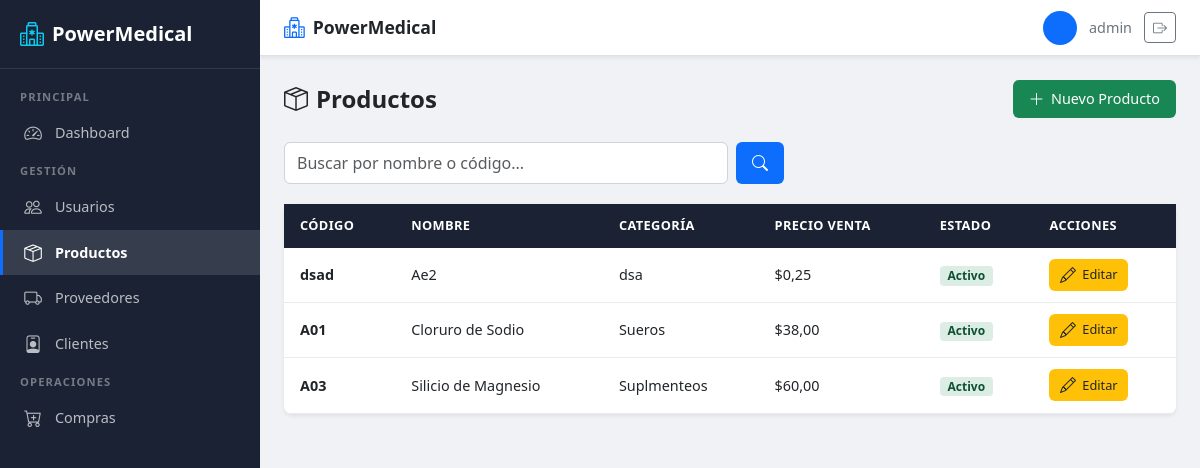
Page /usuarios/productos/lista/ (signed in) on the committed database.
### usuarios/models.py (models this page shows, shortened)
class Usuario(AbstractUser):
    ROLES = [
        ('ADMIN', 'Administrador'),
        ('BODEGA', 'Bodeguero'),
        ('VENDEDOR', 'Vendedor'),
    ]
    rol = models.CharField(
        max_length=15,
        choices=ROLES,
        default='VENDEDOR'
    )

class Producto(models.Model):
    ESTADOS = [
        ('ACTIVO', 'Activo'),
        ('INACTIVO', 'Inactivo'),
    ]
    codigo = models.CharField(max_length=30, unique=True)
    nombre = models.CharField(max_length=150)
    descripcion = models.TextField(blank=True)
    categoria = models.CharField(max_length=100)
    laboratorio = models.CharField(max_length=100)
    unidad_medida = models.CharField(max_length=50)
    temperatura = models.DecimalField(
        max_digits=5,
        decimal_places=2,
        help_text="Temperatura de almacenamiento en °C"
    )
    precio_compra = models.DecimalField(max_digits=10, decimal_places=2)
    precio_venta = models.DecimalField(max_digits=10, decimal_places=2)
    iva = models.DecimalField(max_digits=5, decimal_places=2)
    estado = models.CharField(
        max_length=10,
        choices=ESTADOS,
        default='ACTIVO'
    )

### usuarios/views.py (the view)
# urls.py: path('productos/lista/', views.lista_productos, name='lista_productos'),
@roles_permitidos('ADMIN', 'BODEGA', 'VENDEDOR')
def lista_productos(request):
    query = request.GET.get('q', '')
    if query:
        productos = Producto.objects.filter(
            Q(nombre__icontains=query) | Q(codigo__icontains=query)
        )
    else:
        productos = Producto.objects.all()
    return render(request, 'usuarios/lista_productos.html', {
        'productos': productos,
        'query': query,
    })

### usuarios/views.py (called while the page is built)
def roles_permitidos(*roles):
    def decorator(view_func):
        @wraps(view_func)
        @login_required
        def wrapper(request, *args, **kwargs):
            if request.user.is_superuser or request.user.rol in roles:
                return view_func(request, *args, **kwargs)
            return redirect('redireccion_rol')
        return wrapper
    return decorator

### usuarios/templates/usuarios/lista_productos.html (shortened to what this page needs)
{% extends 'usuarios/base.html' %}
{% block content %}
<div class="pm-page-header">
    <h2><i class="bi bi-box-seam me-2"></i>Productos</h2>
    <a href="{% url 'registro_producto' %}" class="pm-btn pm-btn-success">
        <i class="bi bi-plus-lg"></i> Nuevo Producto
    </a>
</div>
<div class="pm-search">
    <form method="GET" action="{% url 'lista_productos' %}" class="d-flex gap-2 w-100">
        <input type="text" name="q" class="form-control" placeholder="Buscar por nombre o código..." value="{{ query }}">
        <button class="pm-btn pm-btn-primary" type="submit">
            <i class="bi bi-search"></i>
        </button>
    </form>
</div>
<div class="pm-card">
    <div class="pm-card-body p-0">
        <div class="pm-table-responsive">
            <table class="pm-table">
                <thead>
                    <tr>
                        <th>Código</th>
                        <th>Nombre</th>
                        <th>Categoría</th>
                        <th>Precio Venta</th>
                        <th>Estado</th>
                        <th>Acciones</th>
                    </tr>
                </thead>
                <tbody>
                    {% for producto in productos %}
                    <tr>
                        <td><strong>{{ producto.codigo }}</strong></td>
                        <td>{{ producto.nombre }}</td>
                        <td>{{ producto.categoria }}</td>
                        <td>${{ producto.precio_venta }}</td>
                        <td>
                            {% if producto.estado == 'ACTIVO' %}
                                <span class="pm-badge pm-badge-active">Activo</span>
                            {% else %}
                                <span class="pm-badge pm-badge-inactive">Inactivo</span>
                            {% endif %}
                        </td>
                        <td>
                            {% if user.is_superuser or user.rol == 'ADMIN' or user.rol == 'BODEGA' %}
                                <a href="{% url 'editar_producto' producto.id %}" class="pm-btn pm-btn-warning pm-btn-sm">
                                    <i class="bi bi-pencil"></i> Editar
                                </a>
                            {% else %}
                                <span class="pm-text-muted small">Sin permisos</span>
                            {% endif %}
                        </td>
                    </tr>
                    {% endfor %}
                </tbody>
            </table>
        </div>
    </div>
</div>
{% endblock %}

### usuarios/templates/usuarios/base.html (shortened to what this page needs)
{% load static %}
<!DOCTYPE html>
<html lang="es">
<head>
    <link href="https://cdn.jsdelivr.net/npm/bootstrap@5.3.0/dist/css/bootstrap.min.css" rel="stylesheet">
    <link href="https://cdn.jsdelivr.net/npm/bootstrap-icons@1.11.0/font/bootstrap-icons.css" rel="stylesheet">
    <link href="{% static 'usuarios/css/style.css' %}" rel="stylesheet">
</head>
<body>
    <aside class="pm-sidebar" id="sidebar">
        <a class="pm-sidebar-brand" href="{% url 'redireccion_rol' %}">
            <i class="bi bi-hospital"></i>
            <span>PowerMedical</span>
        </a>
        <nav class="pm-sidebar-nav">
            {% if user.is_superuser or user.rol == 'ADMIN' %}
                <div class="nav-section">Principal</div>
                <a class="nav-link {% if request.resolver_match.url_name == 'dashboard_admin' %}active{% endif %}" href="{% url 'dashboard_admin' %}">
                    <i class="bi bi-speedometer2"></i>
                    <span>Dashboard</span>
                </a>
                <div class="nav-section">Gestión</div>
                <a class="nav-link {% if request.resolver_match.url_name == 'registro_usuario' or request.resolver_match.url_name == 'editar_usuario' %}active{% endif %}" href="{% url 'registro_usuario' %}">
                    <i class="bi bi-people"></i>
                    <span>Usuarios</span>
                </a>
                <a class="nav-link {% if request.resolver_match.url_name == 'registro_producto' or request.resolver_match.url_name == 'lista_productos' or request.resolver_match.url_name == 'editar_producto' %}active{% endif %}" href="{% url 'lista_productos' %}">
                    <i class="bi bi-box-seam"></i>
                    <span>Productos</span>
                </a>
                <a class="nav-link {% if request.resolver_match.url_name == 'registrar_proveedor' %}active{% endif %}" href="{% url 'registrar_proveedor' %}">
                    <i class="bi bi-truck"></i>
                    <span>Proveedores</span>
                </a>
                <a class="nav-link {% if request.resolver_match.url_name == 'registrar_cliente' %}active{% endif %}" href="{% url 'registrar_cliente' %}">
                    <i class="bi bi-person-badge"></i>
                    <span>Clientes</span>
                </a>
                <div class="nav-section">Operaciones</div>
                <a class="nav-link {% if request.resolver_match.url_name == 'registrar_compra' %}active{% endif %}" href="{% url 'registrar_compra' %}">
                    <i class="bi bi-cart-plus"></i>
                    <span>Compras</span>
                </a>
            {% endif %}
        </nav>
    </aside>
    <div class="pm-main">
        <header class="pm-navbar">
            <a class="pm-navbar-brand" href="{% url 'redireccion_rol' %}">
                <i class="bi bi-hospital"></i>
                <span>PowerMedical</span>
            </a>
            <div class="pm-navbar-user">
                <div class="user-avatar">
                </div>
                <span class="d-none d-md-inline">
                    {{ user.first_name }} {{ user.last_name|default:user.username }}
                </span>
                <a href="{% url 'logout' %}" class="btn btn-outline-secondary btn-sm" title="Cerrar sesión">
                    <i class="bi bi-box-arrow-right"></i>
                </a>
            </div>
        </header>
        <main class="pm-content">
            {% block content %}{% endblock %}
        </main>
    </div>
</body>
</html>

### rows in the picture
Usuario: last_name "admin"
Producto: codigo "dsad", nombre "Ae2", categoria "dsa", precio_venta "0,25", estado "Activo"
Producto: codigo "A01", nombre "Cloruro de Sodio", categoria "Sueros", precio_venta "38,00", estado "Activo"
Producto: codigo "A03", nombre "Silicio de Magnesio", categoria "Suplmenteos", precio_venta "60,00", estado "Activo"
